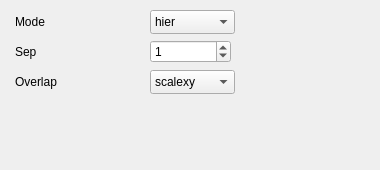
<?xml version="1.0" encoding="UTF-8"?>
<ui version="4.0">
 <class>gvizNeatoSettingsForm</class>
 <widget class="QWidget" name="gvizNeatoSettingsForm">
  <property name="geometry">
   <rect>
    <x>0</x>
    <y>0</y>
    <width>380</width>
    <height>170</height>
   </rect>
  </property>
  <property name="windowTitle">
   <string>Form</string>
  </property>
  <widget class="QLabel" name="label_14">
   <property name="geometry">
    <rect>
     <x>15</x>
     <y>10</y>
     <width>121</width>
     <height>23</height>
    </rect>
   </property>
   <property name="text">
    <string>Mode</string>
   </property>
  </widget>
  <widget class="QComboBox" name="modeBox">
   <property name="geometry">
    <rect>
     <x>150</x>
     <y>10</y>
     <width>85</width>
     <height>24</height>
    </rect>
   </property>
   <item>
    <property name="text">
     <string>hier</string>
    </property>
   </item>
   <item>
    <property name="text">
     <string>major</string>
    </property>
   </item>
   <item>
    <property name="text">
     <string>KK</string>
    </property>
   </item>
  </widget>
  <widget class="QLabel" name="label_15">
   <property name="geometry">
    <rect>
     <x>15</x>
     <y>40</y>
     <width>121</width>
     <height>23</height>
    </rect>
   </property>
   <property name="text">
    <string>Sep</string>
   </property>
  </widget>
  <widget class="QSpinBox" name="spinBox">
   <property name="geometry">
    <rect>
     <x>150</x>
     <y>40</y>
     <width>81</width>
     <height>23</height>
    </rect>
   </property>
   <property name="value">
    <number>1</number>
   </property>
  </widget>
  <widget class="QLabel" name="label_16">
   <property name="geometry">
    <rect>
     <x>15</x>
     <y>70</y>
     <width>121</width>
     <height>23</height>
    </rect>
   </property>
   <property name="text">
    <string>Overlap</string>
   </property>
  </widget>
  <widget class="QComboBox" name="overlapBox">
   <property name="geometry">
    <rect>
     <x>150</x>
     <y>70</y>
     <width>85</width>
     <height>24</height>
    </rect>
   </property>
   <item>
    <property name="text">
     <string notr="true">scalexy</string>
    </property>
   </item>
   <item>
    <property name="text">
     <string notr="true">prism</string>
    </property>
   </item>
   <item>
    <property name="text">
     <string notr="true">compress</string>
    </property>
   </item>
   <item>
    <property name="text">
     <string notr="true">scale</string>
    </property>
   </item>
   <item>
    <property name="text">
     <string notr="true">voronoi</string>
    </property>
   </item>
   <item>
    <property name="text">
     <string notr="true">true</string>
    </property>
   </item>
  </widget>
 </widget>
 <resources/>
 <connections/>
</ui>
